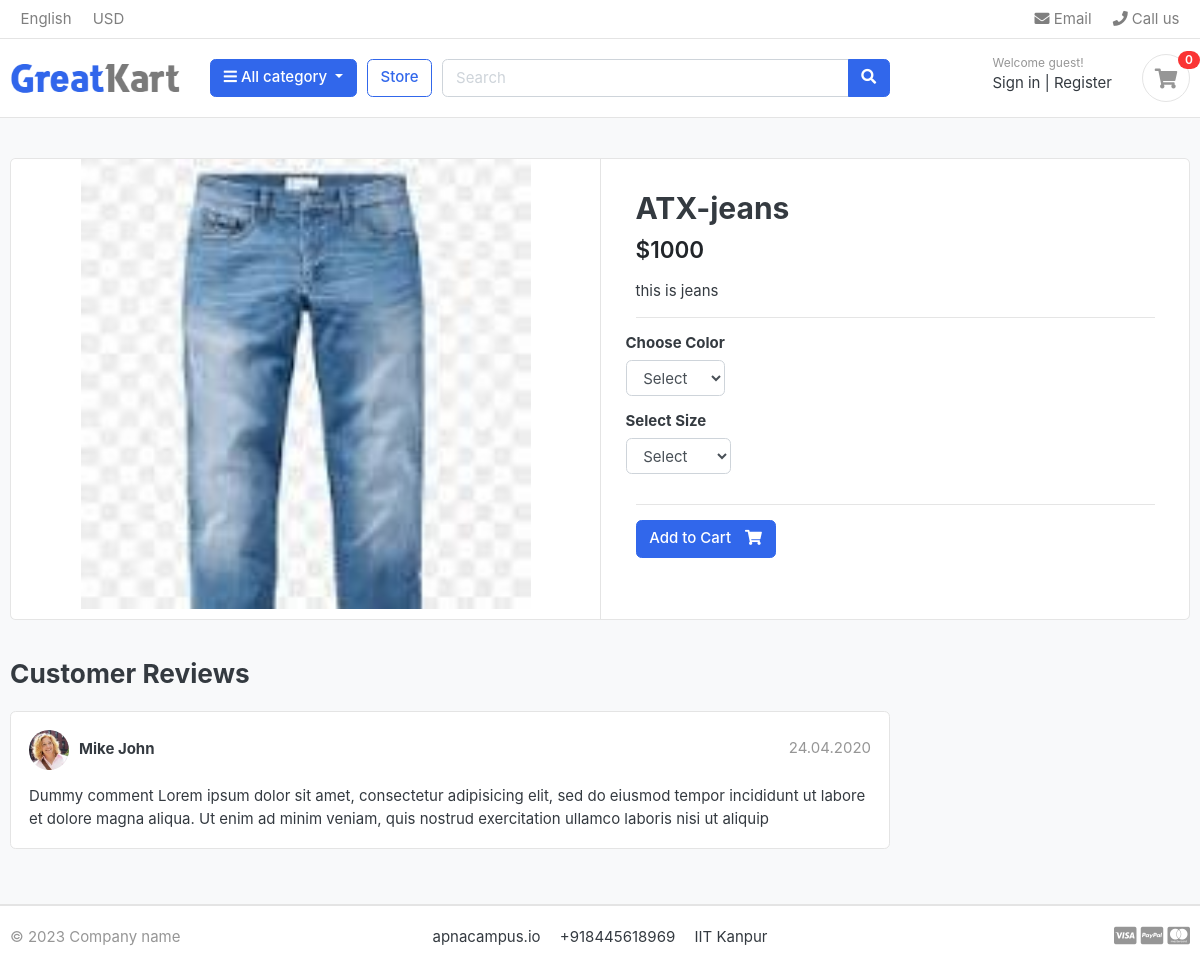
/store/category/jeans/atx-jeans/, run on the app's committed database.
### store/models.py (models this page shows, shortened)
class Product(models.Model):
    product_name   = models.CharField(max_length =200, unique =True)
    slug           = models.SlugField(max_length=200,unique = True)
    description    = models.TextField(max_length = 500, blank = True)
    price          = models.IntegerField()
    images         = models.ImageField(upload_to='photos/products')
    stock          = models.IntegerField()
    is_available   = models.BooleanField(default = True)
    category       = models.ForeignKey(Category, on_delete=models.CASCADE)
    created_date   = models.DateTimeField(auto_now_add = True)
    modified_date  = models.DateTimeField(auto_now =True)

### store/views.py (the view)
# urls.py: path('category/<slug:category_slug>/<slug:product_slug>/', views.product_detail, name ='product_detail'),
def product_detail(request, category_slug, product_slug):
    try:
        single_product = Product.objects.get(category__slug=category_slug, slug=product_slug)
        in_cart = CartItem.objects.filter(cart__cart_id = _cart_id(request),product = single_product).exists()
    except Exception as e:
        raise e
    context = {
        'single_product':single_product,
        'in_cart':in_cart,
    }
    return render(request, 'store/product_detail.html',context)

### carts/context_processors.py (called while the page is built)
def counter(request):
    cart_count = 0
    if 'admin' in request.path:
        return {}
    else:
        try:
            cart = Cart.objects.filter(cart_id =_cart_id(request))
            cart_items = CartItem.objects.all().filter(cart=cart[:1])
            for cart_item in cart_items:
                cart_count += cart_item.quantity
        except Cart.DoesNotExist:
            cart_count = 0
    return dict(cart_count = cart_count)

### carts/views.py (called while the page is built)
def _cart_id(request):   #private function
    cart = request.session.session_key
    if not cart:
        cart = request.session.create()
    return cart

### category/context_processors.py (called while the page is built)
def menu_links(request):
    links = Category.objects.all()
    return dict(links=links)

### category/models.py (called while the page is built)
    def get_url(self):
             return reverse('product_by_category', args =[self.slug])

### store/models.py (called while the page is built)
    def colors(self):
        return super(VariationManager, self).filter(variation_category ='color', is_active = True)

    def sizes(self):
        return super(VariationManager, self).filter(variation_category ='size', is_active = True)

### templates/store/product_detail.html (shortened to what this page needs)
{% extends 'base.html' %}
{%load static %}
{% block content %}
<section class="section-content padding-y bg">
    <div class="container">
    <div class="card">
        <div class="row no-gutters">
            <aside class="col-md-6">
    <article class="gallery-wrap">
        <div class="img-big-wrap">
           <a href="#"><img src="{{ single_product.images.url }}"></a>
        </div>
    </article>
            </aside>
            <main class="col-md-6 border-left">
  <form action ="{% url 'add_cart' single_product.id %}" method="POST">
    <article class="content-body">
    <h2 class="title">{{ single_product.product_name }}</h2>
    <div class="mb-3">
        <var class="price h4">${{ single_product.price }}</var>
    </div>
    <p>{{single_product.description}}</p>
    <hr>
        <div class="row">
            <div class="item-option-select">
                <h6>Choose Color</h6>
                <select name = "color" class="form-control" required>
                  <option value="" disabled selected>Select</option>
                </select>
            </div>
        </div>
         <div class="row">
            <div class="item-option-select">
                <h6>Select Size</h6>
                <select name = "size" class="form-control">
                    <option value="" disabled selected>Select</option>
                </select>
            </div>
        </div>
        <hr>
        {%if single_product.stock <= 0  %}
           <h5 class ="text-danger">Out of Stock </h5>
           {% else %}
             <button type="submit" class="btn  btn-primary"> <span class="text">Add to Cart</span> <i class="fas fa-shopping-cart"></i>  </button>
           {% endif %}
    </article>
  </form>
            </main>
        </div>
    </div>
    <br>
    <div class="row">
                <div class="col-md-9">
        <header class="section-heading">
            <h3>Customer Reviews </h3>
        </header>
        <article class="box mb-3">
            <div class="icontext w-100">
                <img src="{% static './images/avatars/avatar1.jpg' %}" class="img-xs icon rounded-circle">
                <div class="text">
                    <span class="date text-muted float-md-right">24.04.2020 </span>
                    <h6 class="mb-1">Mike John </h6>
                </div>
            </div>
            <div class="mt-3">
                <p>
                    Dummy comment Lorem ipsum dolor sit amet, consectetur adipisicing elit, sed do eiusmod
                    tempor incididunt ut labore et dolore magna aliqua. Ut enim ad minim veniam,
                    quis nostrud exercitation ullamco laboris nisi ut aliquip
                </p>
            </div>
        </article>
        </div>
    </div>
    </div>
    </section>
{% endblock %}

### static/css/ui.css (style rules this page uses)
html { font-family: "Inter", sans-serif; font-size: 15px; }
.content-body { flex: 1 1 auto; padding: 2rem 2.3rem; }
.img-xs, .img-sm, .img-md, .img-lg { -o-object-fit: cover; object-fit: cover; flex-shrink: 0; flex-grow: 0; }
.img-xs { width: 40px; height: 40px; }
.padding-y { padding-top: 40px; padding-bottom: 40px; }
var { font-style: normal; }
article:after, .form-group:after { display: block; clear: both; content: ""; }
.bg { background-color: #f8f9fa; }
.section-heading { margin-bottom: 20px; margin-top: 15px; }
p:last-child { margin-bottom: 0; }
.btn .text + i { margin-left: 10px; }
.icontext { display: inline-flex; align-items: center; vertical-align: middle; }
.icontext .text { width: 100%; line-height: 1.2; }
.icontext .icon { position: relative; margin-right: 10px; flex-shrink: 0; flex-grow: 0; }
.price { font-weight: 600; color: #212529; }
.box { padding: 18px; background: #fff; border-radius: 0.37rem; border: 1px solid #e4e4e4; }
.box img { max-width: 100%; }
.gallery-wrap .img-big-wrap { margin-bottom: 10px; border-radius: 0.37rem; overflow: hidden; background-color: #fff; }
.gallery-wrap .img-big-wrap a { text-align: center; display: block; }
.gallery-wrap .img-big-wrap img { height: 450px; width: auto; display: inline-block; }
.item-option-select { margin-bottom: 1rem; display: inline-block; margin-right: 15px; }

### data on the page
Product: images (picture), product_name "ATX-jeans", price "1000", description "this is jeans"

### other printed values
{{ cart_count }} "0"
